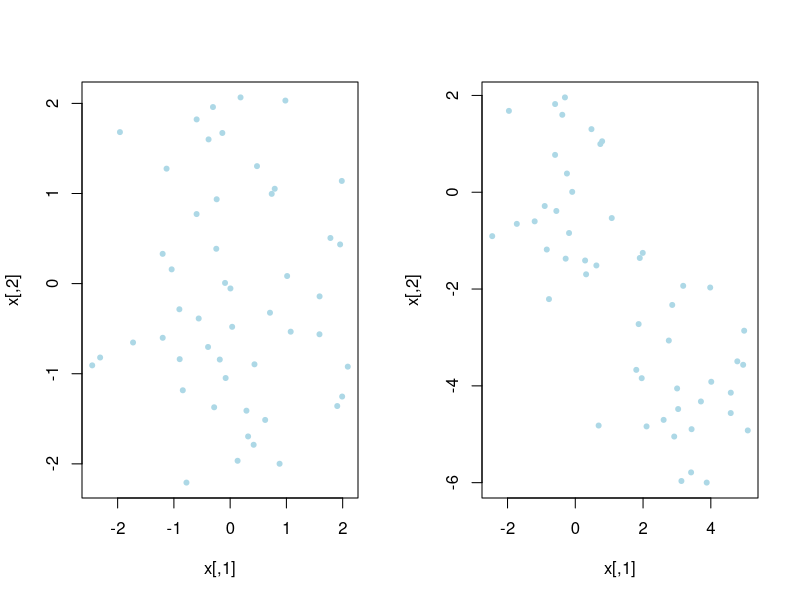
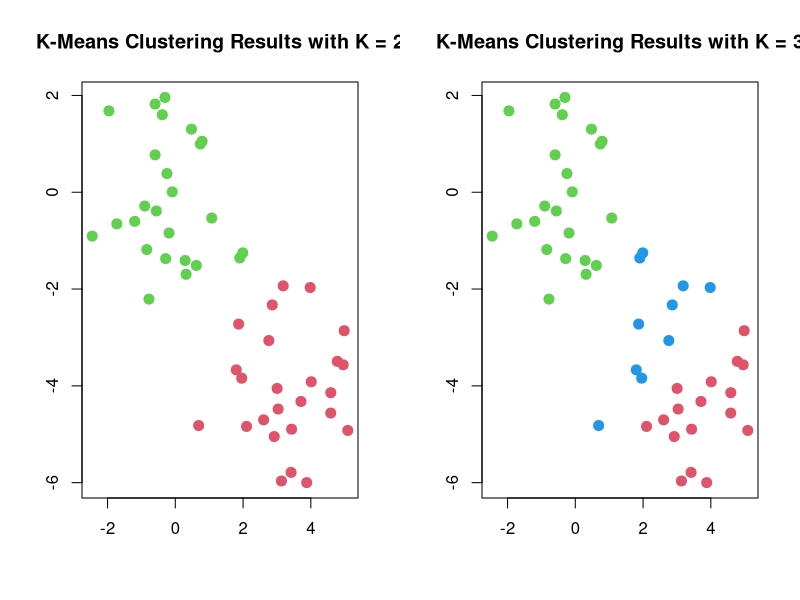

R code for these plots, in order:
## ---- chunk 1
set.seed(2)
x <- matrix(rnorm(50 * 2), ncol = 2)
par(mfrow = c(1, 2))
plot(x, col="lightblue", pch=20)
x[1:25, 1] <- x[1:25, 1] + 3
x[1:25, 2] <- x[1:25, 2] - 4
plot(x, col="lightblue", pch=20)
## ---- chunk 2
km.out <- kmeans(x, 2, nstart = 20)
## ---- chunk 3
km.out$cluster
## ---- chunk 4
#par(mfrow = c(1, 2))
plot(x, col = (km.out$cluster + 1),
    main = "K-Means Clustering Results with K = 2",
    xlab = "", ylab = "", pch = 20, cex = 2)
## ---- chunk 5
set.seed(4)
km.out <- kmeans(x, 3, nstart = 20)
km.out
plot(x, col = (km.out$cluster + 1),
    main = "K-Means Clustering Results with K = 3",
    xlab = "", ylab = "", pch = 20, cex = 2)
## ---- chunk 6
set.seed(4)
km.out <- kmeans(x, 3, nstart = 1)
km.out$tot.withinss
km.out <- kmeans(x, 3, nstart = 20)
km.out$tot.withinss
